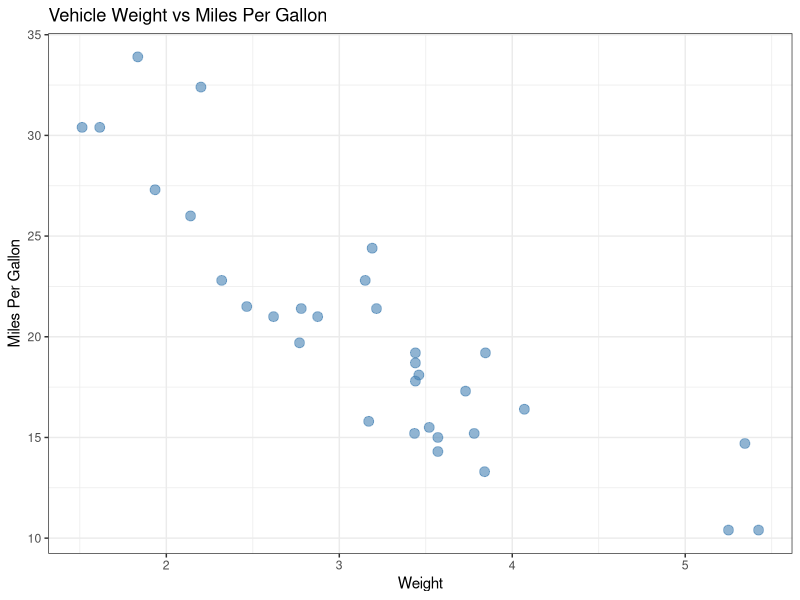
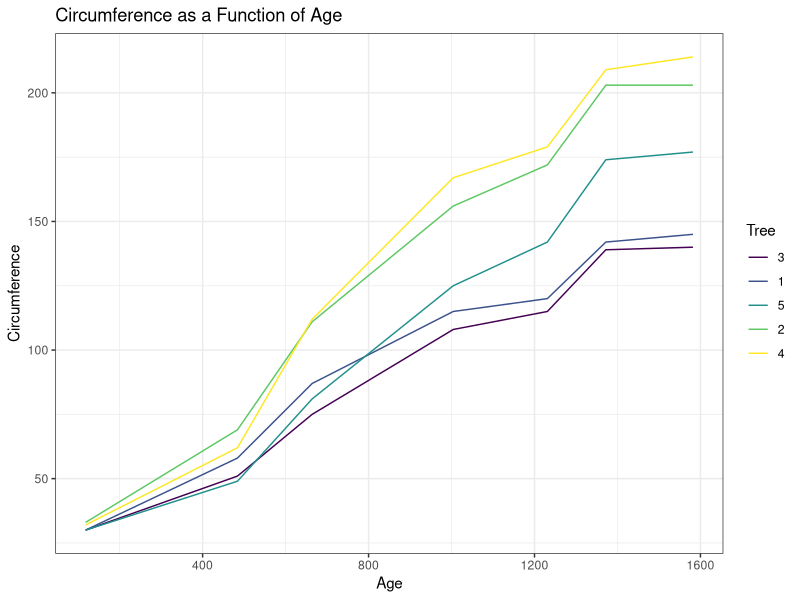
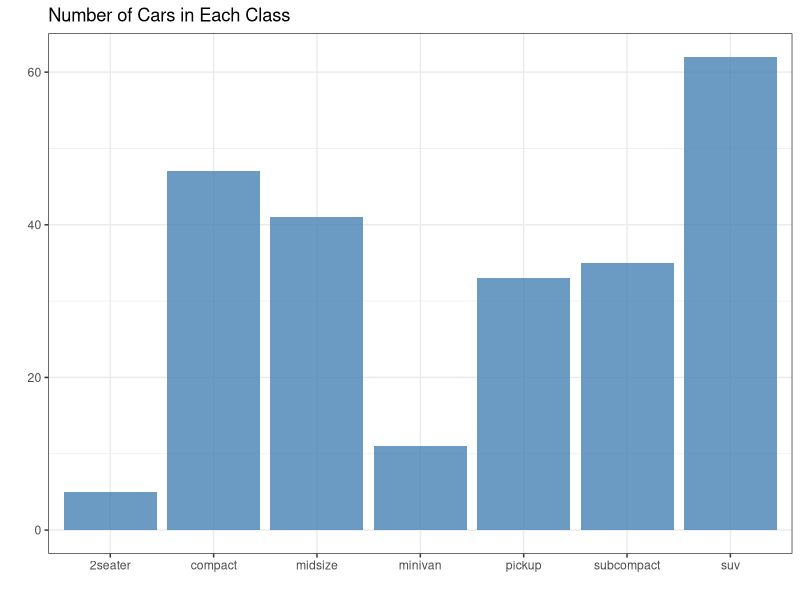
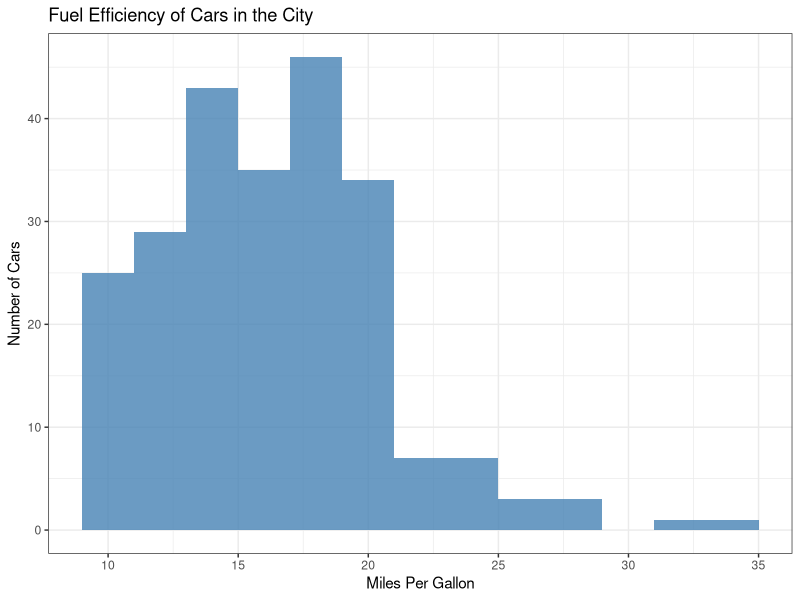
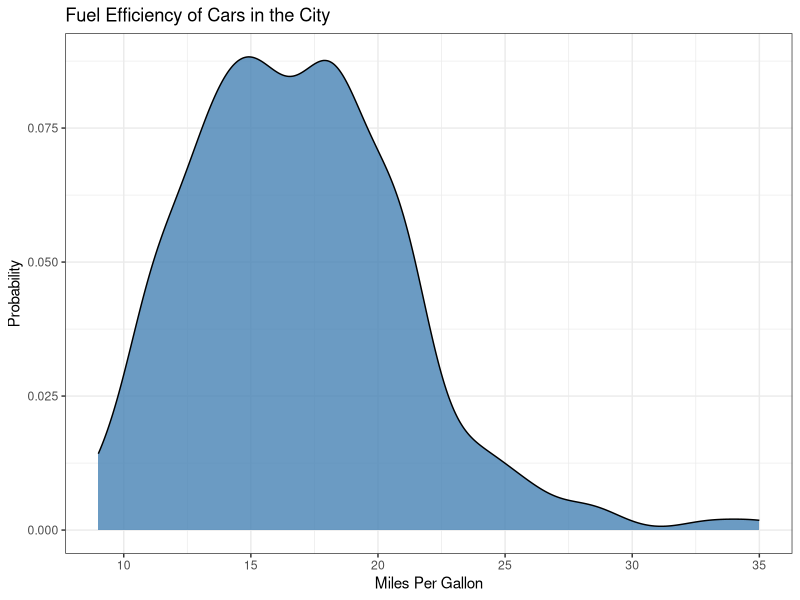
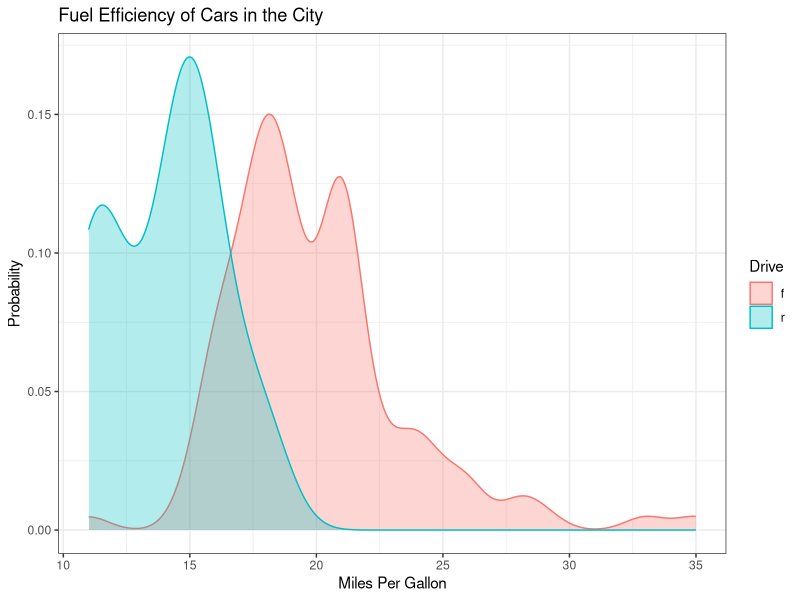
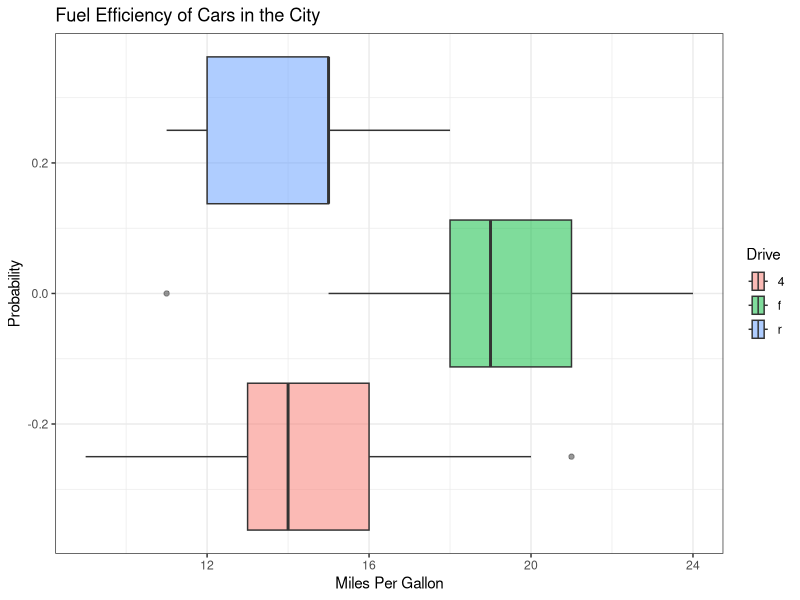
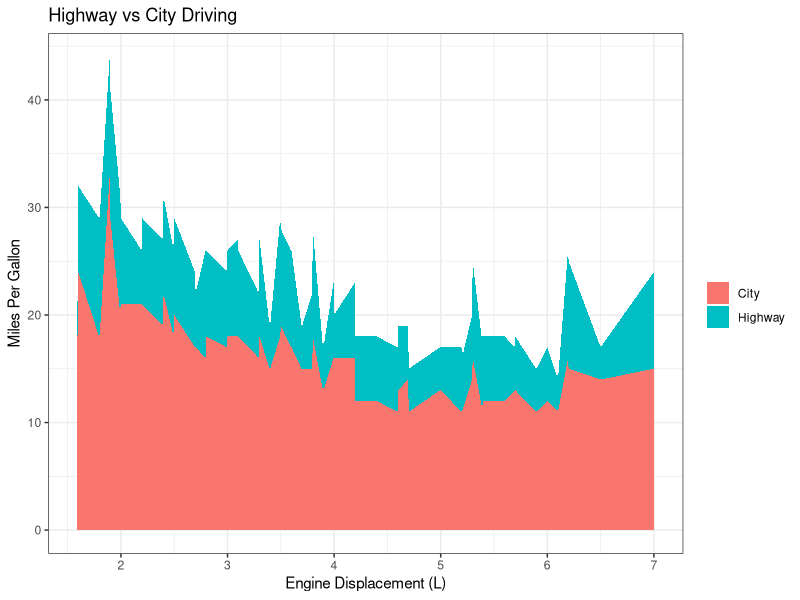

These charts were generated, in order, by the following R code:
## ---- chunk 1
library(tidyverse)
## ---- chunk 2
mtcars %>% 
  ggplot(aes(wt, mpg)) +
  geom_point(size = 3,
             colour = "steelblue",
             alpha = 0.6) +
  labs(
    title = "Vehicle Weight vs Miles Per Gallon",
    x = "Weight",
    y = "Miles Per Gallon"
  ) +
  theme_bw()
  
## ---- chunk 3

Orange %>% 
  ggplot(aes(age, circumference, colour = Tree)) +
  geom_line() +
  labs(
    title = "Circumference as a Function of Age",
    x = "Age",
    y = "Circumference") +
  theme_bw()
## ---- chunk 4

mpg %>% 
  ggplot(aes(class)) +
  geom_bar(fill = "steelblue",
           alpha = 0.8) +
  labs(
    title = "Number of Cars in Each Class",
    x = "",
    y = "") +
  theme_bw()
## ---- chunk 5

mpg %>% 
  ggplot(aes(cty)) +
  geom_histogram(binwidth = 2,
                 fill = "steelblue",
                 alpha = 0.8) +
  labs(
    title = "Fuel Efficiency of Cars in the City",
    x = "Miles Per Gallon",
    y = "Number of Cars") +
  theme_bw()
## ---- chunk 6

mpg %>% 
  ggplot(aes(cty)) +
  geom_density(fill = "steelblue",
               alpha = 0.8) +
  labs(
    title = "Fuel Efficiency of Cars in the City",
    x = "Miles Per Gallon",
    y = "Probability") +
  theme_bw()
## ---- chunk 7

mpg %>% 
  filter(drv %in% c("f", "r")) %>% 
  ggplot(aes(cty, fill = drv, colour = drv)) +
  geom_density(alpha = 0.3) +
  labs(
    title = "Fuel Efficiency of Cars in the City",
    x = "Miles Per Gallon",
    y = "Probability",
    fill = "Drive",
    colour = "Drive") + # syncs the two legends into one
  theme_bw()
## ---- chunk 8

mpg %>% 
  filter(cty < 25) %>% 
  ggplot(aes(cty, fill = drv)) +
  geom_boxplot(alpha = 0.5) +
  labs(
    title = "Fuel Efficiency of Cars in the City",
    x = "Miles Per Gallon",
    y = "Probability",
    fill = "Drive") +
  theme_bw()
## ---- chunk 9

mpg %>%
  ggplot(aes(x = displ)) +
  geom_area(aes(y = hwy, fill = "Highway")) +
  geom_area(aes(y = cty, fill = "City")) +
  labs(
    title = "Highway vs City Driving",
    x = "Engine Displacement (L)",
    y = "Miles Per Gallon",
    fill = "") +
  theme_bw()
## ---- chunk 10

faithfuld %>%
  ggplot(aes(x = waiting,
             y = eruptions,
             fill = density)) +
  geom_raster() +
  labs(
    title = "Old Faithful Geyser",
    x = "Waiting Time Between Eruptions",
    y = "Duration of Eruptions",
    fill = "Density") +
  theme_bw()
